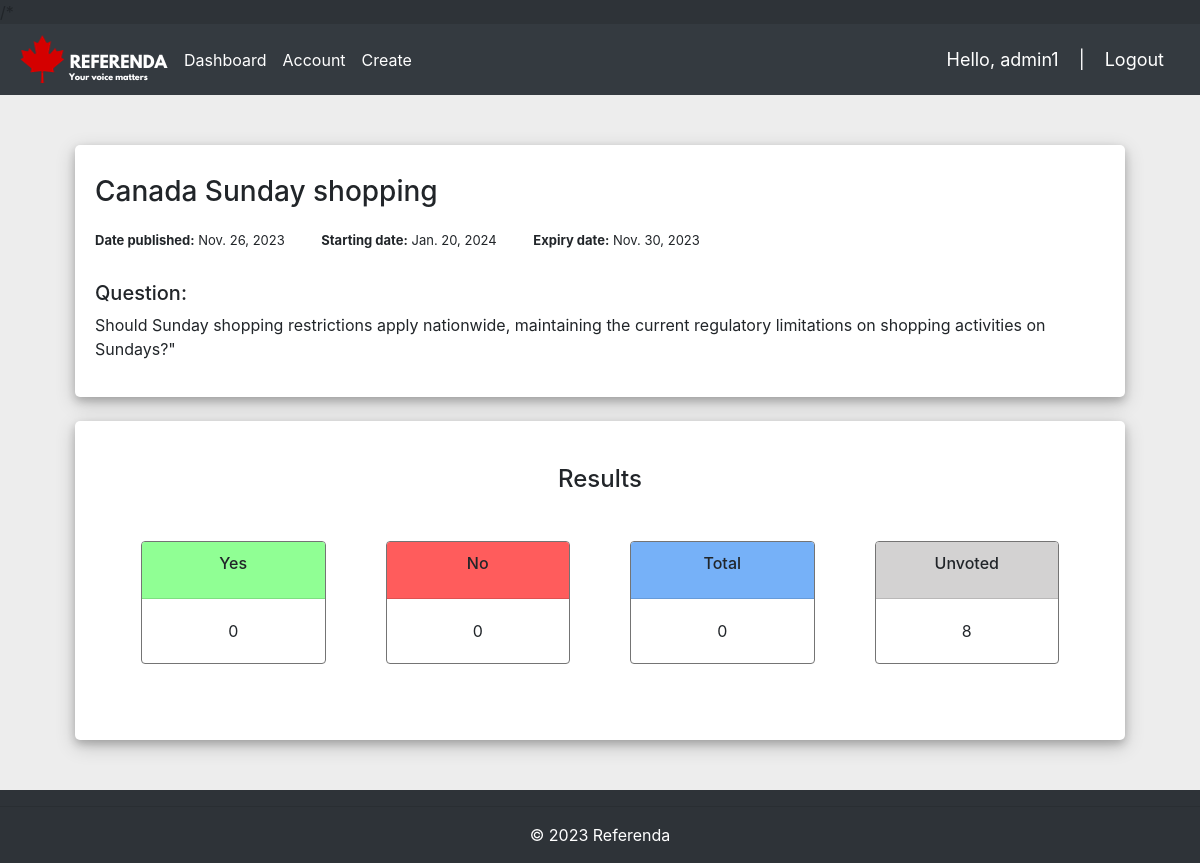
/results/d59360e3-4254-4bbe-990a-098b93a64b68/ (signed in), run on the app's committed database.
### referendaMain/models.py (models this page shows, shortened)
class User(AbstractBaseUser, PermissionsMixin):
    id = models.UUIDField(primary_key=True, default=uuid.uuid4, editable=False)
    username = models.CharField(max_length=20, null=False, unique=True)
    email = models.EmailField(blank=True, default="", unique=False)
    is_active = models.BooleanField(default=False)
    is_superuser = models.BooleanField(default=False)
    is_staff = models.BooleanField(default=False)
    date_created = models.DateTimeField(default=timezone.now)
    last_login = models.DateTimeField(blank=True, null=True)
    objects = CustomUserManager()
    USERNAME_FIELD = "username"
    EMAIL_FIELD = "email"
    REQUIRED_FIELDS = []
    class Meta:
        verbose_name = "User"
        verbose_name_plural = "Users"

class Referendum(models.Model):
    id = models.UUIDField(primary_key=True, default=uuid.uuid4, editable=False)
    title = models.CharField(max_length=200, null=True)
    description = models.CharField(max_length=500, null=True)
    choices = models.ManyToManyField(Choice, blank=True)
    date_published = models.DateField(default=timezone.now())
    date_available = models.DateField(null=True)
    date_expired = models.DateField(null=True)

### referendaMain/views.py (the view)
# urls.py: path('results/<uuid:id>/', views.resultsPage, name='results'),
@login_required(login_url="login")
def resultsPage(request, id):
    referendum = Referendum.objects.get(id=id)
    total_voters = Voter.objects.count()
    total_votes = Vote.objects.filter(referendum=referendum).count()
    unvoted = total_voters - total_votes
    yes_votes = Vote.objects.filter(referendum=referendum, choice_id=1).count()
    no_votes = Vote.objects.filter(referendum=referendum, choice_id=2).count()
    vote_results = []
    for choice in referendum.choices.all():
        voteCount = Vote.objects.filter(referendum=referendum, choice=choice).count()
        vote_results.append([choice.name, voteCount])
    return render(
        request,
        "referendaPages/results.html",
        context={
            "referendum": referendum,
            "unvoted": unvoted,
            "yes_votes": yes_votes,
            "no_votes": no_votes,
            "vote_results": vote_results,
            "total_votes": total_votes,
        },
    )

### referendaMain/templates/referendaPages/results.html (shortened to what this page needs)
{% extends 'referendaPages/main.html' %}
{% block content %}
<div class="content-wrapper">
    <div class="container h-150">
        <div class="d-flex justify-content-center h-100">
            <div class="referendum_card">
                <div class="d-flex justify-content-left">
                    <h3 id="referendum-title">{{ referendum.title }}</h3>
                </div>
                <div>
                    <span>
                        <span class="ref-info"><b>Date published:</b> {{ referendum.date_published }}</span>&emsp;&emsp;
                        <span class="ref-info"><b>Starting date:</b> {{ referendum.date_available }}</span>&emsp;&emsp;
                        <span class="ref-info"><b>Expiry date:</b> {{ referendum.date_expired }}</span>
                    </span>
                </div>
                <div id="ref-description">
                    <h5>Question:</h5>
                    <p>{{ referendum.description }}</p>
                </div>
            </div>
        </div>
    </div>
    <br>
    <div class="container h-150">
        <div class="d-flex justify-content-center h-100">
            <div class="referendum_card">
                {% include 'referendaPages/statistics.html' %}
            </div>
        </div>
    </div>
</div>
{% endblock %}

### referendaMain/templates/referendaPages/navbar.html (shortened to what this page needs)
{% load static %}
<nav class="navbar navbar-expand-lg navbar-dark bg-dark">
    <img src="{% static 'images/logo-dark.png' %}">
    <div class="collapse navbar-collapse" id="navbarNav">
        <ul class="navbar-nav">
            <li class="nav-item active">
                <a class="nav-link" href="{% url 'dashboard' %}">Dashboard</a>
            </li>
            <li class="nav-item active">
                <a class="nav-link" href="{% url 'account' %}">Account</a>
            </li>
            {% if request.user.is_staff %}
            <li class="nav-item active">
                <a class="nav-link" href="{% url 'create' %}">Create</a>
            </li>
            {% endif %}
        </ul>
    </div>
    <span class="hello-msg">Hello, {{ request.user }}</span>
    <span class="hello-msg">|</span>
    <span><a class="hello-msg" href="{% url 'logout' %}">Logout</a></span>
</nav>

### static/css/main.css (style rules this page uses)
body { background-color: #2e3338 !important; }
.content-wrapper { padding-top: 50px; padding-bottom: 50px; height: 100%; width: 100%; background-color: rgb(237, 237, 237); }
.referendum_card { width: 1050px; margin-bottom: auto; background: #ffffff; position: relative; display: flex; justify-content: center; flex-direction: column; padding: 20px; box-shadow: 0 4px 8px 0 rgba(0, 0, 0, 0.2), 0 6px 20px 0 rgba(0, 0, 0, 0.19); -webkit-box-shadow: 0 4px 8px 0 rgba(0, 0, 0, 0.2), 0 6px 20px 0 rgba(0, 0, 0, 0.19); -moz-box-shadow: 0 4px 8px 0 rgba(0, 0, 0, 0.2), 0 6px 20px 0 rgba(0, 0, 0, 0.19); border-radius: 5px; }
#referendum-title { padding-top: 10px; padding-bottom: 10px; }
.ref-info { font-size: small; }
#ref-description { padding-top: 30px }
.hello-msg { font-size: 18px; color: #fff; margin-right:20px; }

### data on the page
User: user "admin1"
Referendum: title "Canada Sunday shopping", date_published "Nov. 26, 2023", date_available "Jan. 20, 2024", date_expired "Nov. 30, 2023", description "Should Sunday shopping restrictions apply nationwide, maintaining the current regulatory limitations on shopping activities on Sundays?\""

### other printed values
{{ yes_votes }} "0"
{{ no_votes }} "0"
{{ total_votes }} "0"
{{ unvoted }} "8"
